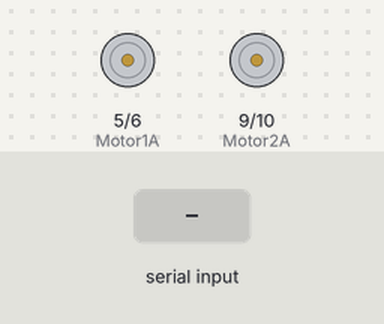
This sketch was run on a simulated Arduino Uno, built with avr-gcc and run on an emulated ATmega328P. On the bench: motor-driver pin pairs drawn as motors (green arrow = first pin HIGH = forward, orange = second pin HIGH = backward, longer = more drive). Inputs (shaded band) come from the test bench.

Above: at 1.2 s.
1.3 s: "F" received over Serial
At 2.5 s:
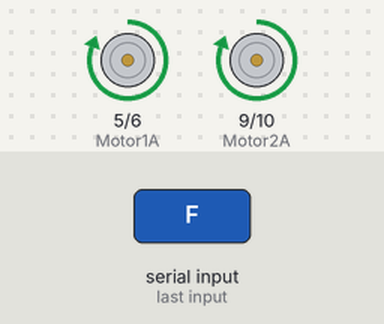
2.8 s: "B" received over Serial
At 3.6 s:
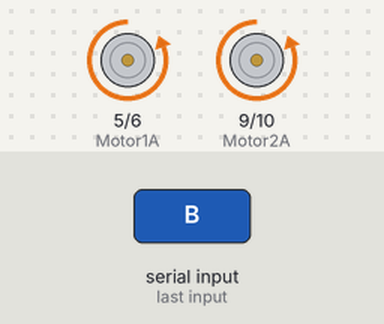
4.3 s: "L" received over Serial
At 4.8 s:
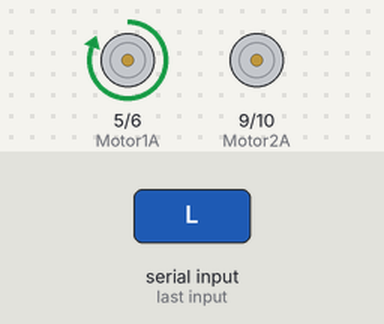
5.8 s: "R" received over Serial
At 7.0 s:
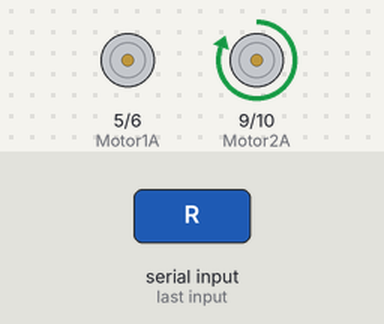
7.3 s: "S" received over Serial
At 8.3 s:
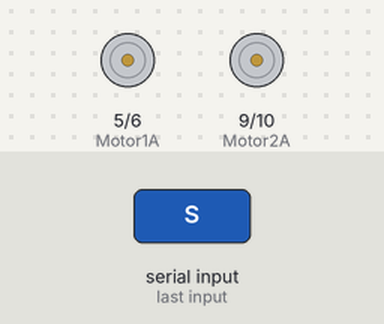
Timing chart, 0 to 9.8 s (numbered marks = the images above; inputs shaded):
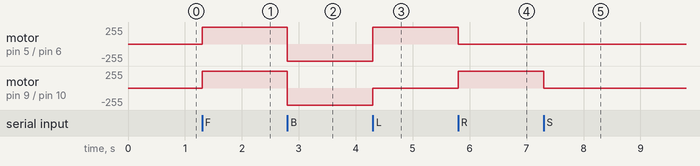

The sketch:

MPU6050__UNO_.ino
```cpp
int Data = 0;
int Motor1A = 5;
int Motor1B = 6;
int Motor2A = 9;
int Motor2B = 10;
//==============================================================
void forward (){
  digitalWrite (Motor1A, HIGH);
  digitalWrite (Motor2A, HIGH);
  digitalWrite (Motor1B, LOW);
  digitalWrite (Motor2B, LOW);
}
void backward (){
  digitalWrite (Motor1A, LOW);
  digitalWrite (Motor2A, LOW);
  digitalWrite (Motor1B, HIGH);
  digitalWrite(Motor2B, HIGH);
}
void left (){
  digitalWrite (Motor1A, HIGH);
  digitalWrite (Motor2A, LOW);
  digitalWrite (Motor1B, LOW);
  digitalWrite(Motor2B, LOW);
}
void right (){
  digitalWrite (Motor1A, LOW);
  digitalWrite (Motor2A, HIGH);
  digitalWrite (Motor1B, LOW);
  digitalWrite(Motor2B, LOW);
}
void stay (){
  digitalWrite (Motor1A, LOW);
  digitalWrite (Motor2A, LOW);
  digitalWrite (Motor1B, LOW);
  digitalWrite(Motor2B, LOW);
}
//==============================================================
void setup() {
  Serial.begin (9600);
  pinMode (Motor1A, OUTPUT);
  pinMode (Motor2A, OUTPUT);
  pinMode (Motor1B, OUTPUT);
  pinMode (Motor2B, OUTPUT);
}
//==============================================================
void loop() {
  if (Serial.available() > 0)
  {
    Data = Serial.read();

  }
  if (Data == 'F')
  {
    forward();
  }
  else if (Data == 'B')
  {
    backward();
  }
  else if (Data == 'L')
  {
    left();
  }
  else if (Data == 'R')
  {
    right();
  }
  else if (Data == 'S')
  {
    stay();
  }
}
```

Measured:
- after the input at 1.3 s, motor on pin 5 (Motor1A) / pin 6 (Motor1B), motor on pin 9 (Motor2A) / pin 10 (Motor2B): stopped → forward 255/255 at once
- after the input at 2.8 s, motor on pin 5 (Motor1A) / pin 6 (Motor1B), motor on pin 9 (Motor2A) / pin 10 (Motor2B): forward 255/255 → backward 255/255 at once
- after the input at 4.3 s, motor on pin 5 (Motor1A) / pin 6 (Motor1B): backward 255/255 → forward 255/255 at once; motor on pin 9 (Motor2A) / pin 10 (Motor2B): backward 255/255 → stopped at once
- after the input at 5.8 s, motor on pin 5 (Motor1A) / pin 6 (Motor1B): forward 255/255 → stopped at once; motor on pin 9 (Motor2A) / pin 10 (Motor2B): stopped → forward 255/255 at once
- after the input at 7.3 s, motor on pin 9 (Motor2A) / pin 10 (Motor2B): forward 255/255 → stopped at once
